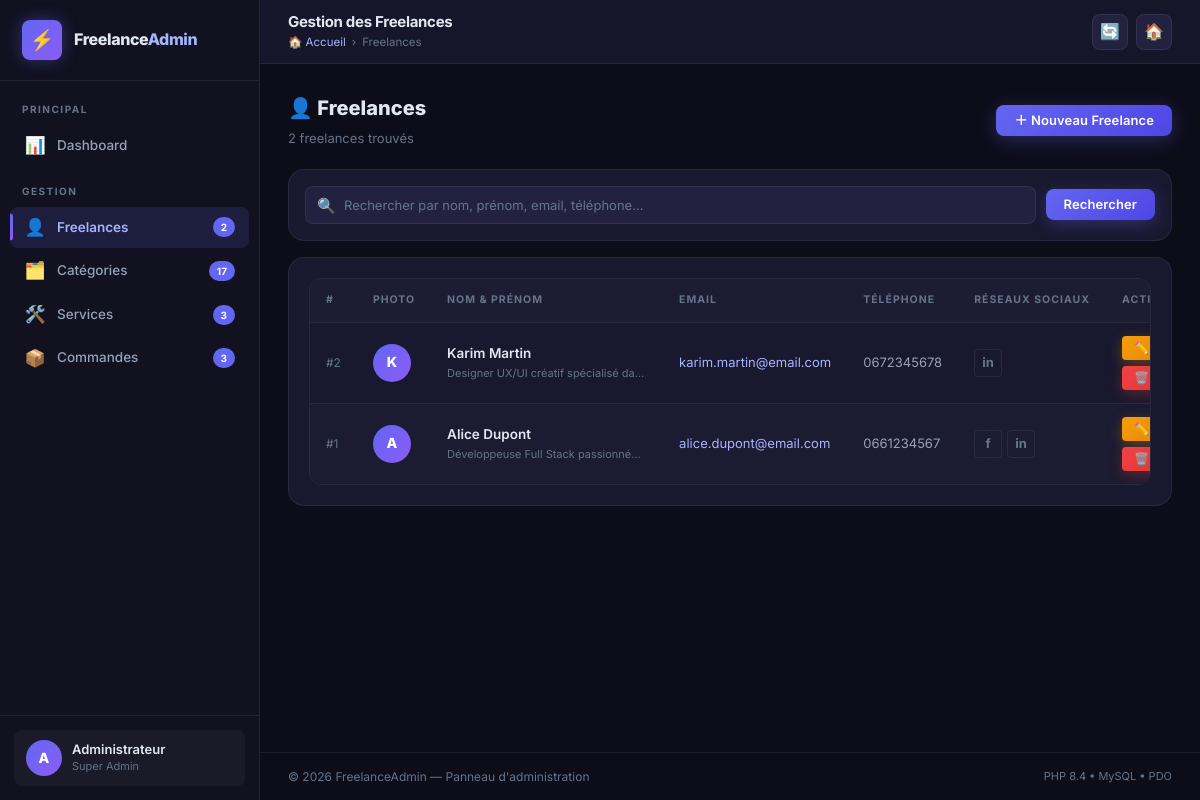
/réalisastion/admin/freelances/index.php, run on the app's committed database.
### tables this page shows
CREATE TABLE freelance (
    id_freelance INT AUTO_INCREMENT PRIMARY KEY,
    nom VARCHAR(100) NOT NULL,
    prenom VARCHAR(100) NOT NULL,
    email VARCHAR(150) NOT NULL UNIQUE,
    telephone VARCHAR(30),
    description TEXT,
    image VARCHAR(255),
    facebook VARCHAR(255),
    instagram VARCHAR(255),
    linkedin VARCHAR(255),
    github VARCHAR(255)
);

### réalisastion/admin/freelances/index.php (the view, shortened to what this page needs)
<?php
require_once __DIR__ . '/../../includes/header.php';
$pdo = getDB();
$search = trim($_GET['search'] ?? '');
if ($search !== '') {
    $stmt = $pdo->prepare("
        SELECT * FROM freelance
        WHERE nom LIKE :s OR prenom LIKE :s OR email LIKE :s OR telephone LIKE :s
        ORDER BY id_freelance DESC
    ");
    $stmt->execute([':s' => "%{$search}%"]);
} else {
    $stmt = $pdo->query("SELECT * FROM freelance ORDER BY id_freelance DESC");
}
$freelances = $stmt->fetchAll();
?>
<div class="card-header" style="background:none;border:none;padding:0;margin-bottom:20px;">
    <div>
        <h1 style="font-size:20px;font-weight:800;color:var(--text-primary);margin-bottom:4px;">
            👤 Freelances
        </h1>
        <p style="color:var(--text-muted);font-size:13px;">
            <?= count($freelances) ?> freelance<?= count($freelances) > 1 ? 's' : '' ?> trouvé<?= count($freelances) > 1 ? 's' : '' ?>
        </p>
    </div>
    <a href="<?= BASE_URL ?>/admin/freelances/ajouter.php" class="btn btn-primary" id="btn-ajouter-freelance">
        ＋ Nouveau Freelance
    </a>
</div>
<div class="card" style="margin-bottom:16px;padding:16px;">
    <form method="GET" class="search-bar">
        <div class="search-input-wrapper" style="flex:1;">
            <span class="search-icon">🔍</span>
            <input type="text" name="search" id="search-input"
                   placeholder="Rechercher par nom, prénom, email, téléphone..."
                   value="<?= htmlspecialchars($search) ?>">
        </div>
        <button type="submit" class="btn btn-primary">Rechercher</button>
    </form>
</div>
<div class="card">
    <?php if (empty($freelances)): ?>
    <div class="empty-state">
        <div class="empty-icon">👤</div>
        <h3>Aucun freelance trouvé</h3>
        <p>
            <?= $search
                ? 'Aucun résultat pour « ' . htmlspecialchars($search) . ' ».'
                : 'Commencez par ajouter votre premier freelance.' ?>
        </p>
        <?php if (!$search): ?>
        <a href="<?= BASE_URL ?>/admin/freelances/ajouter.php" class="btn btn-primary" style="margin-top:16px;">
            ＋ Ajouter un Freelance
        </a>
        <?php endif; ?>
    </div>
    <?php else: ?>
    <div class="table-wrapper">
        <table>
            <thead>
                <tr>
                    <th>#</th>
                    <th>Photo</th>
                    <th>Nom & Prénom</th>
                    <th>Email</th>
                    <th>Téléphone</th>
                    <th>Réseaux sociaux</th>
                    <th>Actions</th>
                </tr>
            </thead>
            <tbody>
                <?php foreach ($freelances as $f): ?>
                <tr>
                    <td style="color:var(--text-muted);font-size:12px;">#<?= $f['id_freelance'] ?></td>
                    <td>
                        <?php
                        $imgPath = __DIR__ . '/../../assets/uploads/freelances/' . $f['image'];
                        if (!empty($f['image']) && file_exists($imgPath)):
                        ?>
                            <img src="<?= BASE_URL ?>/assets/uploads/freelances/<?= htmlspecialchars($f['image']) ?>"
                                 class="table-avatar"
                                 alt="<?= htmlspecialchars($f['prenom']) ?>"
                                 title="<?= htmlspecialchars($f['prenom'] . ' ' . $f['nom']) ?>">
                        <?php else: ?>
                            <div class="table-avatar-placeholder">
                                <?= strtoupper(substr($f['prenom'], 0, 1)) ?>
                            </div>
                        <?php endif; ?>
                    </td>
                    <td>
                        <div style="font-weight:600;"><?= htmlspecialchars($f['prenom'] . ' ' . $f['nom']) ?></div>
                        <?php if (!empty($f['description'])): ?>
                        <div style="font-size:11px;color:var(--text-muted);max-width:200px;overflow:hidden;text-overflow:ellipsis;white-space:nowrap;">
                            <?= htmlspecialchars($f['description']) ?>
                        </div>
                        <?php endif; ?>
                    </td>
                    <td>
                        <a href="mailto:<?= htmlspecialchars($f['email']) ?>"
                           style="color:var(--primary-light);font-size:13px;">
                            <?= htmlspecialchars($f['email']) ?>
                        </a>
                    </td>
                    <td style="font-size:13px;color:var(--text-secondary);">
                        <?= !empty($f['telephone']) ? htmlspecialchars($f['telephone']) : '<span style="color:var(--text-muted);">—</span>' ?>
                    </td>
                    <td>
                        <div class="social-links">
                            <?php if (!empty($f['facebook'])): ?>
                            <a href="<?= htmlspecialchars($f['facebook']) ?>" target="_blank" class="social-link fb" title="Facebook">f</a>
                            <?php endif; ?>
                            <?php if (!empty($f['linkedin'])): ?>
                            <a href="<?= htmlspecialchars($f['linkedin']) ?>" target="_blank" class="social-link li" title="LinkedIn">in</a>
                            <?php endif; ?>
                        </div>
                    </td>
                    <td>
                        <div class="actions-cell">
                            <a href="<?= BASE_URL ?>/admin/freelances/modifier.php?id=<?= $f['id_freelance'] ?>"
                               class="btn btn-warning btn-sm"
                               id="btn-modifier-<?= $f['id_freelance'] ?>"
                               title="Modifier">
                                ✏️ Modifier
                            </a>
                            <button class="btn btn-danger btn-sm"
                                    id="btn-supprimer-<?= $f['id_freelance'] ?>"
                                    title="Supprimer"
                                    onclick="confirmerSuppression(
                                        '<?= BASE_URL ?>/admin/freelances/supprimer.php?id=<?= $f['id_freelance'] ?>',
                                        '<?= htmlspecialchars(addslashes($f['prenom'] . ' ' . $f['nom'])) ?>',
                                        'le freelance'
                                    )">
                                🗑️ Supprimer
                            </button>
                        </div>
                    </td>
                </tr>
                <?php endforeach; ?>
            </tbody>
        </table>
    </div>
    <?php endif; ?>
</div>
<?php require_once __DIR__ . '/../../includes/footer.php'; ?>

### data on the page
freelance: id_freelance "2", prenom "K", prenom+nom "Karim Martin", description "Designer UX/UI créatif spécialisé da…", email "karim.martin@email.com", telephone "0672345678"
freelance: id_freelance "1", prenom "A", prenom+nom "Alice Dupont", description "Développeuse Full Stack passionné…", email "alice.dupont@email.com", telephone "0661234567"

### other printed values
$stats['freelances'] "2"
$stats['categories'] "17"
$stats['services'] "3"
$stats['commandes'] "3"
$pageTitle "Gestion des Freelances"
$crumb['label'] "Freelances"
count($freelances) "2"
PHP_MAJOR_VERSION "8"
PHP_MINOR_VERSION "4"
